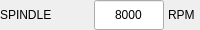
          <widget class="QWidget" name="widget_spindle" native="true">
           <property name="minimumSize">
            <size>
             <width>0</width>
             <height>30</height>
            </size>
           </property>
           <property name="maximumSize">
            <size>
             <width>16777215</width>
             <height>30</height>
            </size>
           </property>
           <layout class="QHBoxLayout" name="horizontalLayout_6">
            <property name="spacing">
             <number>4</number>
            </property>
            <property name="leftMargin">
             <number>0</number>
            </property>
            <property name="topMargin">
             <number>0</number>
            </property>
            <property name="rightMargin">
             <number>0</number>
            </property>
            <property name="bottomMargin">
             <number>0</number>
            </property>
            <item>
             <widget class="QLabel" name="lbl_spindle_rpm">
              <property name="minimumSize">
               <size>
                <width>90</width>
                <height>0</height>
               </size>
              </property>
              <property name="maximumSize">
               <size>
                <width>90</width>
                <height>16777215</height>
               </size>
              </property>
              <property name="text">
               <string>SPINDLE</string>
              </property>
             </widget>
            </item>
            <item>
             <widget class="QLineEdit" name="lineEdit_spindle">
              <property name="sizePolicy">
               <sizepolicy hsizetype="Preferred" vsizetype="Preferred">
                <horstretch>0</horstretch>
                <verstretch>0</verstretch>
               </sizepolicy>
              </property>
              <property name="minimumSize">
               <size>
                <width>70</width>
                <height>30</height>
               </size>
              </property>
              <property name="maximumSize">
               <size>
                <width>70</width>
                <height>30</height>
               </size>
              </property>
              <property name="text">
               <string>8000</string>
              </property>
              <property name="maxLength">
               <number>5</number>
              </property>
              <property name="alignment">
               <set>Qt::AlignCenter</set>
              </property>
             </widget>
            </item>
            <item>
             <widget class="QLabel" name="lbl_rpm">
              <property name="text">
               <string>RPM</string>
              </property>
             </widget>
            </item>
           </layout>
          </widget>
